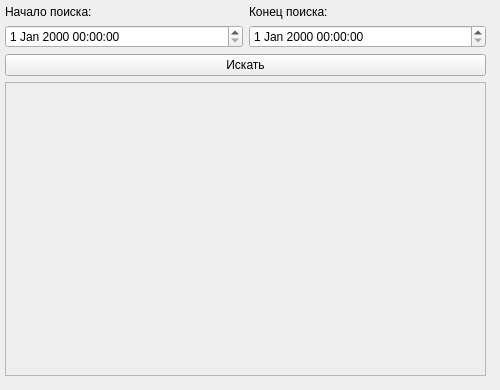
<?xml version="1.0" encoding="UTF-8"?>
<ui version="4.0">
 <class>HistoryWidget</class>
 <widget class="QWidget" name="HistoryWidget">
  <property name="geometry">
   <rect>
    <x>0</x>
    <y>0</y>
    <width>500</width>
    <height>390</height>
   </rect>
  </property>
  <property name="minimumSize">
   <size>
    <width>500</width>
    <height>390</height>
   </size>
  </property>
  <property name="windowTitle">
   <string>Form</string>
  </property>
  <widget class="QWidget" name="verticalLayoutWidget">
   <property name="geometry">
    <rect>
     <x>0</x>
     <y>0</y>
     <width>491</width>
     <height>381</height>
    </rect>
   </property>
   <layout class="QVBoxLayout" name="verticalLayout">
    <property name="leftMargin">
     <number>5</number>
    </property>
    <property name="topMargin">
     <number>5</number>
    </property>
    <property name="rightMargin">
     <number>5</number>
    </property>
    <property name="bottomMargin">
     <number>5</number>
    </property>
    <item>
     <layout class="QGridLayout" name="gridLayout">
      <item row="1" column="0">
       <widget class="QLabel" name="label_2">
        <property name="text">
         <string>Начало поиска:</string>
        </property>
       </widget>
      </item>
      <item row="1" column="1">
       <widget class="QLabel" name="label">
        <property name="text">
         <string>Конец поиска:</string>
        </property>
       </widget>
      </item>
      <item row="2" column="0">
       <widget class="QDateTimeEdit" name="startDateTimeEdit"/>
      </item>
      <item row="2" column="1">
       <widget class="QDateTimeEdit" name="endDateTimeEdit"/>
      </item>
     </layout>
    </item>
    <item>
     <widget class="QPushButton" name="find_btn">
      <property name="text">
       <string>Искать</string>
      </property>
     </widget>
    </item>
    <item>
     <widget class="QScrollArea" name="pastScrollArea">
      <property name="widgetResizable">
       <bool>true</bool>
      </property>
      <widget class="QWidget" name="scrollAreaWidgetContents">
       <property name="geometry">
        <rect>
         <x>0</x>
         <y>0</y>
         <width>477</width>
         <height>250</height>
        </rect>
       </property>
      </widget>
     </widget>
    </item>
   </layout>
  </widget>
 </widget>
 <resources/>
 <connections/>
</ui>
